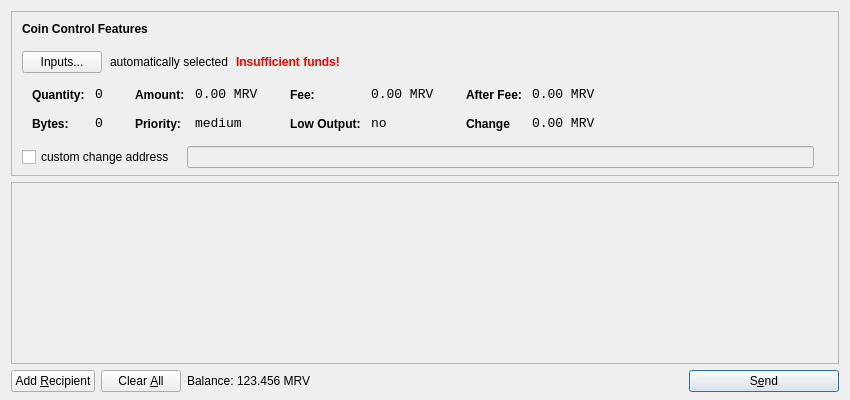
<?xml version="1.0" encoding="UTF-8"?>
<ui version="4.0">
 <class>SendCoinsDialog</class>
 <widget class="QDialog" name="SendCoinsDialog">
  <property name="geometry">
   <rect>
    <x>0</x>
    <y>0</y>
    <width>850</width>
    <height>400</height>
   </rect>
  </property>
  <property name="windowTitle">
   <string>Send Coins</string>
  </property>
  <layout class="QVBoxLayout" name="verticalLayout" stretch="0,1,0">
   <property name="bottomMargin">
    <number>8</number>
   </property>
   <item>
    <widget class="QFrame" name="frameCoinControl">
     <property name="sizePolicy">
      <sizepolicy hsizetype="Expanding" vsizetype="Expanding">
       <horstretch>0</horstretch>
       <verstretch>0</verstretch>
      </sizepolicy>
     </property>
     <property name="maximumSize">
      <size>
       <width>16777215</width>
       <height>16777215</height>
      </size>
     </property>
     <property name="frameShape">
      <enum>QFrame::StyledPanel</enum>
     </property>
     <property name="frameShadow">
      <enum>QFrame::Sunken</enum>
     </property>
     <layout class="QVBoxLayout" name="verticalLayoutCoinControl2">
      <property name="spacing">
       <number>-1</number>
      </property>
      <property name="leftMargin">
       <number>0</number>
      </property>
      <property name="topMargin">
       <number>0</number>
      </property>
      <property name="rightMargin">
       <number>0</number>
      </property>
      <property name="bottomMargin">
       <number>6</number>
      </property>
      <item>
       <layout class="QVBoxLayout" name="verticalLayoutCoinControl" stretch="0,0,0,0,1">
        <property name="spacing">
         <number>0</number>
        </property>
        <property name="leftMargin">
         <number>10</number>
        </property>
        <property name="topMargin">
         <number>10</number>
        </property>
        <item>
         <layout class="QHBoxLayout" name="horizontalLayoutCoinControl1">
          <property name="bottomMargin">
           <number>15</number>
          </property>
          <item>
           <widget class="QLabel" name="labelCoinControlFeatures">
            <property name="sizePolicy">
             <sizepolicy hsizetype="Preferred" vsizetype="Maximum">
              <horstretch>0</horstretch>
              <verstretch>0</verstretch>
             </sizepolicy>
            </property>
            <property name="font">
             <font>
              <weight>75</weight>
              <bold>true</bold>
             </font>
            </property>
            <property name="styleSheet">
             <string notr="true">font-weight:bold;</string>
            </property>
            <property name="text">
             <string>Coin Control Features</string>
            </property>
           </widget>
          </item>
         </layout>
        </item>
        <item>
         <layout class="QHBoxLayout" name="horizontalLayoutCoinControl2" stretch="0,0,0,0">
          <property name="spacing">
           <number>8</number>
          </property>
          <property name="bottomMargin">
           <number>10</number>
          </property>
          <item>
           <widget class="QPushButton" name="pushButtonCoinControl">
            <property name="styleSheet">
             <string notr="true"/>
            </property>
            <property name="text">
             <string>Inputs...</string>
            </property>
           </widget>
          </item>
          <item>
           <widget class="QLabel" name="labelCoinControlAutomaticallySelected">
            <property name="text">
             <string>automatically selected</string>
            </property>
            <property name="margin">
             <number>5</number>
            </property>
           </widget>
          </item>
          <item>
           <widget class="QLabel" name="labelCoinControlInsuffFunds">
            <property name="font">
             <font>
              <weight>75</weight>
              <bold>true</bold>
             </font>
            </property>
            <property name="styleSheet">
             <string notr="true">color:red;font-weight:bold;</string>
            </property>
            <property name="text">
             <string>Insufficient funds!</string>
            </property>
            <property name="margin">
             <number>5</number>
            </property>
           </widget>
          </item>
          <item>
           <spacer name="horizontalSpacerCoinControl">
            <property name="orientation">
             <enum>Qt::Horizontal</enum>
            </property>
            <property name="sizeHint" stdset="0">
             <size>
              <width>40</width>
              <height>1</height>
             </size>
            </property>
           </spacer>
          </item>
         </layout>
        </item>
        <item>
         <widget class="QWidget" name="widgetCoinControl" native="true">
          <property name="sizePolicy">
           <sizepolicy hsizetype="Preferred" vsizetype="Preferred">
            <horstretch>0</horstretch>
            <verstretch>0</verstretch>
           </sizepolicy>
          </property>
          <property name="minimumSize">
           <size>
            <width>0</width>
            <height>0</height>
           </size>
          </property>
          <property name="styleSheet">
           <string notr="true"/>
          </property>
          <layout class="QHBoxLayout" name="horizontalLayoutCoinControl5">
           <property name="margin">
            <number>0</number>
           </property>
           <item>
            <layout class="QHBoxLayout" name="horizontalLayoutCoinControl3" stretch="0,0,0,1">
             <property name="spacing">
              <number>20</number>
             </property>
             <property name="topMargin">
              <number>0</number>
             </property>
             <property name="bottomMargin">
              <number>10</number>
             </property>
             <item>
              <layout class="QFormLayout" name="formLayoutCoinControl1">
               <property name="horizontalSpacing">
                <number>10</number>
               </property>
               <property name="verticalSpacing">
                <number>14</number>
               </property>
               <property name="leftMargin">
                <number>10</number>
               </property>
               <property name="topMargin">
                <number>4</number>
               </property>
               <property name="rightMargin">
                <number>6</number>
               </property>
               <item row="0" column="0">
                <widget class="QLabel" name="labelCoinControlQuantityText">
                 <property name="styleSheet">
                  <string notr="true">font-weight:bold;</string>
                 </property>
                 <property name="text">
                  <string>Quantity:</string>
                 </property>
                 <property name="margin">
                  <number>0</number>
                 </property>
                </widget>
               </item>
               <item row="0" column="1">
                <widget class="QLabel" name="labelCoinControlQuantity">
                 <property name="font">
                  <font>
                   <family>Monospace</family>
                   <pointsize>10</pointsize>
                  </font>
                 </property>
                 <property name="cursor">
                  <cursorShape>IBeamCursor</cursorShape>
                 </property>
                 <property name="contextMenuPolicy">
                  <enum>Qt::ActionsContextMenu</enum>
                 </property>
                 <property name="text">
                  <string>0</string>
                 </property>
                 <property name="margin">
                  <number>0</number>
                 </property>
                 <property name="textInteractionFlags">
                  <set>Qt::LinksAccessibleByMouse|Qt::TextSelectableByKeyboard|Qt::TextSelectableByMouse</set>
                 </property>
                </widget>
               </item>
               <item row="1" column="0">
                <widget class="QLabel" name="labelCoinControlBytesText">
                 <property name="styleSheet">
                  <string notr="true">font-weight:bold;</string>
                 </property>
                 <property name="text">
                  <string>Bytes:</string>
                 </property>
                </widget>
               </item>
               <item row="1" column="1">
                <widget class="QLabel" name="labelCoinControlBytes">
                 <property name="font">
                  <font>
                   <family>Monospace</family>
                   <pointsize>10</pointsize>
                  </font>
                 </property>
                 <property name="cursor">
                  <cursorShape>IBeamCursor</cursorShape>
                 </property>
                 <property name="contextMenuPolicy">
                  <enum>Qt::ActionsContextMenu</enum>
                 </property>
                 <property name="text">
                  <string>0</string>
                 </property>
                 <property name="textInteractionFlags">
                  <set>Qt::LinksAccessibleByMouse|Qt::TextSelectableByKeyboard|Qt::TextSelectableByMouse</set>
                 </property>
                </widget>
               </item>
              </layout>
             </item>
             <item>
              <layout class="QFormLayout" name="formLayoutCoinControl2">
               <property name="horizontalSpacing">
                <number>10</number>
               </property>
               <property name="verticalSpacing">
                <number>14</number>
               </property>
               <property name="leftMargin">
                <number>6</number>
               </property>
               <property name="topMargin">
                <number>4</number>
               </property>
               <property name="rightMargin">
                <number>6</number>
               </property>
               <item row="0" column="0">
                <widget class="QLabel" name="labelCoinControlAmountText">
                 <property name="styleSheet">
                  <string notr="true">font-weight:bold;</string>
                 </property>
                 <property name="text">
                  <string>Amount:</string>
                 </property>
                 <property name="margin">
                  <number>0</number>
                 </property>
                </widget>
               </item>
               <item row="0" column="1">
                <widget class="QLabel" name="labelCoinControlAmount">
                 <property name="font">
                  <font>
                   <family>Monospace</family>
                   <pointsize>10</pointsize>
                  </font>
                 </property>
                 <property name="cursor">
                  <cursorShape>IBeamCursor</cursorShape>
                 </property>
                 <property name="contextMenuPolicy">
                  <enum>Qt::ActionsContextMenu</enum>
                 </property>
                 <property name="text">
                  <string>0.00 MRV</string>
                 </property>
                 <property name="textInteractionFlags">
                  <set>Qt::LinksAccessibleByMouse|Qt::TextSelectableByKeyboard|Qt::TextSelectableByMouse</set>
                 </property>
                </widget>
               </item>
               <item row="1" column="0">
                <widget class="QLabel" name="labelCoinControlPriorityText">
                 <property name="styleSheet">
                  <string notr="true">font-weight:bold;</string>
                 </property>
                 <property name="text">
                  <string>Priority:</string>
                 </property>
                </widget>
               </item>
               <item row="1" column="1">
                <widget class="QLabel" name="labelCoinControlPriority">
                 <property name="font">
                  <font>
                   <family>Monospace</family>
                   <pointsize>10</pointsize>
                  </font>
                 </property>
                 <property name="cursor">
                  <cursorShape>IBeamCursor</cursorShape>
                 </property>
                 <property name="contextMenuPolicy">
                  <enum>Qt::ActionsContextMenu</enum>
                 </property>
                 <property name="text">
                  <string>medium</string>
                 </property>
                 <property name="textInteractionFlags">
                  <set>Qt::LinksAccessibleByMouse|Qt::TextSelectableByKeyboard|Qt::TextSelectableByMouse</set>
                 </property>
                </widget>
               </item>
              </layout>
             </item>
             <item>
              <layout class="QFormLayout" name="formLayoutCoinControl3">
               <property name="horizontalSpacing">
                <number>10</number>
               </property>
               <property name="verticalSpacing">
                <number>14</number>
               </property>
               <property name="leftMargin">
                <number>6</number>
               </property>
               <property name="topMargin">
                <number>4</number>
               </property>
               <property name="rightMargin">
                <number>6</number>
               </property>
               <item row="0" column="0">
                <widget class="QLabel" name="labelCoinControlFeeText">
                 <property name="styleSheet">
                  <string notr="true">font-weight:bold;</string>
                 </property>
                 <property name="text">
                  <string>Fee:</string>
                 </property>
                 <property name="margin">
                  <number>0</number>
                 </property>
                </widget>
               </item>
               <item row="0" column="1">
                <widget class="QLabel" name="labelCoinControlFee">
                 <property name="font">
                  <font>
                   <family>Monospace</family>
                   <pointsize>10</pointsize>
                  </font>
                 </property>
                 <property name="cursor">
                  <cursorShape>IBeamCursor</cursorShape>
                 </property>
                 <property name="contextMenuPolicy">
                  <enum>Qt::ActionsContextMenu</enum>
                 </property>
                 <property name="text">
                  <string>0.00 MRV</string>
                 </property>
                 <property name="textInteractionFlags">
                  <set>Qt::LinksAccessibleByMouse|Qt::TextSelectableByKeyboard|Qt::TextSelectableByMouse</set>
                 </property>
                </widget>
               </item>
               <item row="1" column="0">
                <widget class="QLabel" name="labelCoinControlLowOutputText">
                 <property name="styleSheet">
                  <string notr="true">font-weight:bold;</string>
                 </property>
                 <property name="text">
                  <string>Low Output:</string>
                 </property>
                </widget>
               </item>
               <item row="1" column="1">
                <widget class="QLabel" name="labelCoinControlLowOutput">
                 <property name="font">
                  <font>
                   <family>Monospace</family>
                   <pointsize>10</pointsize>
                  </font>
                 </property>
                 <property name="cursor">
                  <cursorShape>IBeamCursor</cursorShape>
                 </property>
                 <property name="contextMenuPolicy">
                  <enum>Qt::ActionsContextMenu</enum>
                 </property>
                 <property name="text">
                  <string>no</string>
                 </property>
                 <property name="textInteractionFlags">
                  <set>Qt::LinksAccessibleByMouse|Qt::TextSelectableByKeyboard|Qt::TextSelectableByMouse</set>
                 </property>
                </widget>
               </item>
              </layout>
             </item>
             <item>
              <layout class="QFormLayout" name="formLayoutCoinControl4">
               <property name="horizontalSpacing">
                <number>10</number>
               </property>
               <property name="verticalSpacing">
                <number>14</number>
               </property>
               <property name="leftMargin">
                <number>6</number>
               </property>
               <property name="topMargin">
                <number>4</number>
               </property>
               <property name="rightMargin">
                <number>6</number>
               </property>
               <item row="0" column="0">
                <widget class="QLabel" name="labelCoinControlAfterFeeText">
                 <property name="styleSheet">
                  <string notr="true">font-weight:bold;</string>
                 </property>
                 <property name="text">
                  <string>After Fee:</string>
                 </property>
                 <property name="margin">
                  <number>0</number>
                 </property>
                </widget>
               </item>
               <item row="0" column="1">
                <widget class="QLabel" name="labelCoinControlAfterFee">
                 <property name="font">
                  <font>
                   <family>Monospace</family>
                   <pointsize>10</pointsize>
                  </font>
                 </property>
                 <property name="cursor">
                  <cursorShape>IBeamCursor</cursorShape>
                 </property>
                 <property name="contextMenuPolicy">
                  <enum>Qt::ActionsContextMenu</enum>
                 </property>
                 <property name="text">
                  <string>0.00 MRV</string>
                 </property>
                 <property name="textInteractionFlags">
                  <set>Qt::LinksAccessibleByMouse|Qt::TextSelectableByKeyboard|Qt::TextSelectableByMouse</set>
                 </property>
                </widget>
               </item>
               <item row="1" column="0">
                <widget class="QLabel" name="labelCoinControlChangeText">
                 <property name="styleSheet">
                  <string notr="true">font-weight:bold;</string>
                 </property>
                 <property name="text">
                  <string>Change</string>
                 </property>
                </widget>
               </item>
               <item row="1" column="1">
                <widget class="QLabel" name="labelCoinControlChange">
                 <property name="font">
                  <font>
                   <family>Monospace</family>
                   <pointsize>10</pointsize>
                  </font>
                 </property>
                 <property name="cursor">
                  <cursorShape>IBeamCursor</cursorShape>
                 </property>
                 <property name="contextMenuPolicy">
                  <enum>Qt::ActionsContextMenu</enum>
                 </property>
                 <property name="text">
                  <string>0.00 MRV</string>
                 </property>
                 <property name="textInteractionFlags">
                  <set>Qt::LinksAccessibleByMouse|Qt::TextSelectableByKeyboard|Qt::TextSelectableByMouse</set>
                 </property>
                </widget>
               </item>
              </layout>
             </item>
            </layout>
           </item>
          </layout>
         </widget>
        </item>
        <item>
         <layout class="QHBoxLayout" name="horizontalLayoutCoinControl4" stretch="0,0,0">
          <property name="spacing">
           <number>12</number>
          </property>
          <property name="sizeConstraint">
           <enum>QLayout::SetDefaultConstraint</enum>
          </property>
          <property name="topMargin">
           <number>5</number>
          </property>
          <property name="rightMargin">
           <number>5</number>
          </property>
          <item>
           <widget class="QCheckBox" name="checkBoxCoinControlChange">
            <property name="text">
             <string>custom change address</string>
            </property>
           </widget>
          </item>
          <item>
           <widget class="QLineEdit" name="lineEditCoinControlChange">
            <property name="enabled">
             <bool>false</bool>
            </property>
            <property name="sizePolicy">
             <sizepolicy hsizetype="Expanding" vsizetype="Fixed">
              <horstretch>0</horstretch>
              <verstretch>0</verstretch>
             </sizepolicy>
            </property>
           </widget>
          </item>
          <item>
           <widget class="QLabel" name="labelCoinControlChangeLabel">
            <property name="sizePolicy">
             <sizepolicy hsizetype="Preferred" vsizetype="Expanding">
              <horstretch>0</horstretch>
              <verstretch>0</verstretch>
             </sizepolicy>
            </property>
            <property name="minimumSize">
             <size>
              <width>0</width>
              <height>0</height>
             </size>
            </property>
            <property name="text">
             <string/>
            </property>
            <property name="margin">
             <number>3</number>
            </property>
           </widget>
          </item>
         </layout>
        </item>
        <item>
         <spacer name="verticalSpacerCoinControl">
          <property name="orientation">
           <enum>Qt::Vertical</enum>
          </property>
          <property name="sizeHint" stdset="0">
           <size>
            <width>800</width>
            <height>1</height>
           </size>
          </property>
         </spacer>
        </item>
       </layout>
      </item>
     </layout>
    </widget>
   </item>
   <item>
    <widget class="QScrollArea" name="scrollArea">
     <property name="widgetResizable">
      <bool>true</bool>
     </property>
     <widget class="QWidget" name="scrollAreaWidgetContents">
      <property name="geometry">
       <rect>
        <x>0</x>
        <y>0</y>
        <width>830</width>
        <height>165</height>
       </rect>
      </property>
      <layout class="QVBoxLayout" name="verticalLayout_2">
       <property name="margin">
        <number>0</number>
       </property>
       <item>
        <layout class="QVBoxLayout" name="entries">
         <property name="spacing">
          <number>6</number>
         </property>
        </layout>
       </item>
       <item>
        <spacer name="verticalSpacer">
         <property name="orientation">
          <enum>Qt::Vertical</enum>
         </property>
         <property name="sizeHint" stdset="0">
          <size>
           <width>20</width>
           <height>40</height>
          </size>
         </property>
        </spacer>
       </item>
      </layout>
     </widget>
    </widget>
   </item>
   <item>
    <layout class="QHBoxLayout" name="horizontalLayout">
     <item>
      <widget class="QPushButton" name="addButton">
       <property name="toolTip">
        <string>Send to multiple recipients at once</string>
       </property>
       <property name="text">
        <string>Add &amp;Recipient</string>
       </property>
       <property name="icon">
        <iconset resource="../bitcoin.qrc">
         <normaloff>:/icons/add</normaloff>:/icons/add</iconset>
       </property>
       <property name="autoDefault">
        <bool>false</bool>
       </property>
      </widget>
     </item>
     <item>
      <widget class="QPushButton" name="clearButton">
       <property name="sizePolicy">
        <sizepolicy hsizetype="Minimum" vsizetype="Fixed">
         <horstretch>0</horstretch>
         <verstretch>0</verstretch>
        </sizepolicy>
       </property>
       <property name="toolTip">
        <string>Remove all transaction fields</string>
       </property>
       <property name="text">
        <string>Clear &amp;All</string>
       </property>
       <property name="icon">
        <iconset resource="../bitcoin.qrc">
         <normaloff>:/icons/remove</normaloff>:/icons/remove</iconset>
       </property>
       <property name="autoRepeatDelay">
        <number>300</number>
       </property>
       <property name="autoDefault">
        <bool>false</bool>
       </property>
      </widget>
     </item>
     <item>
      <layout class="QHBoxLayout" name="horizontalLayout_2">
       <property name="spacing">
        <number>3</number>
       </property>
       <item>
        <widget class="QLabel" name="label">
         <property name="sizePolicy">
          <sizepolicy hsizetype="Preferred" vsizetype="Fixed">
           <horstretch>0</horstretch>
           <verstretch>0</verstretch>
          </sizepolicy>
         </property>
         <property name="text">
          <string>Balance:</string>
         </property>
        </widget>
       </item>
       <item>
        <widget class="QLabel" name="labelBalance">
         <property name="sizePolicy">
          <sizepolicy hsizetype="Preferred" vsizetype="Fixed">
           <horstretch>0</horstretch>
           <verstretch>0</verstretch>
          </sizepolicy>
         </property>
         <property name="cursor">
          <cursorShape>IBeamCursor</cursorShape>
         </property>
         <property name="text">
          <string>123.456 MRV</string>
         </property>
         <property name="textInteractionFlags">
          <set>Qt::LinksAccessibleByMouse|Qt::TextSelectableByKeyboard|Qt::TextSelectableByMouse</set>
         </property>
        </widget>
       </item>
      </layout>
     </item>
     <item>
      <spacer name="horizontalSpacer">
       <property name="orientation">
        <enum>Qt::Horizontal</enum>
       </property>
       <property name="sizeHint" stdset="0">
        <size>
         <width>40</width>
         <height>20</height>
        </size>
       </property>
      </spacer>
     </item>
     <item>
      <widget class="QPushButton" name="sendButton">
       <property name="minimumSize">
        <size>
         <width>150</width>
         <height>0</height>
        </size>
       </property>
       <property name="toolTip">
        <string>Confirm the send action</string>
       </property>
       <property name="text">
        <string>S&amp;end</string>
       </property>
       <property name="icon">
        <iconset resource="../bitcoin.qrc">
         <normaloff>:/icons/send</normaloff>:/icons/send</iconset>
       </property>
       <property name="default">
        <bool>true</bool>
       </property>
      </widget>
     </item>
    </layout>
   </item>
  </layout>
 </widget>
 <resources>
  <include location="../bitcoin.qrc"/>
 </resources>
 <connections/>
</ui>
